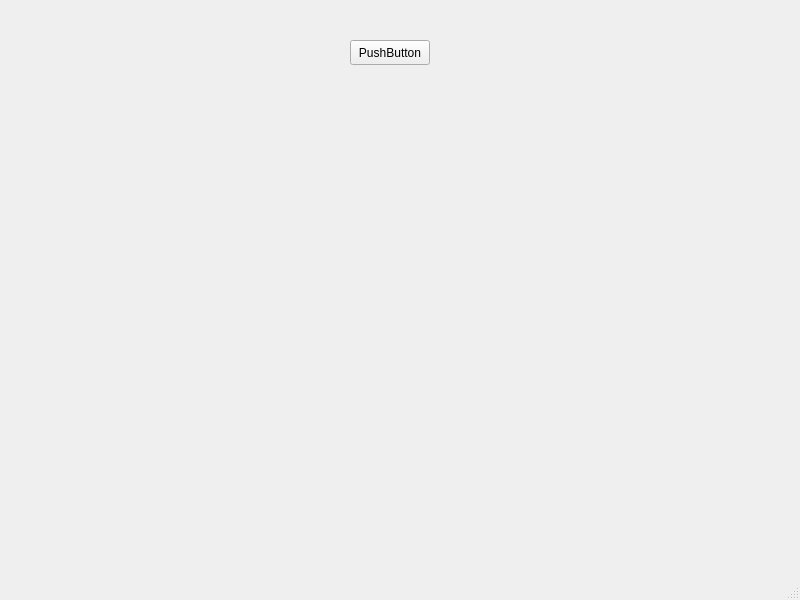
<?xml version="1.0" encoding="UTF-8"?>
<ui version="4.0">
 <class>MainWindow</class>
 <widget class="QMainWindow" name="MainWindow">
  <property name="geometry">
   <rect>
    <x>0</x>
    <y>0</y>
    <width>800</width>
    <height>600</height>
   </rect>
  </property>
  <property name="windowTitle">
   <string>MainWindow</string>
  </property>
  <widget class="QWidget" name="centralwidget">
   <widget class="QWidget" name="widget" native="true">
    <property name="geometry">
     <rect>
      <x>0</x>
      <y>0</y>
      <width>291</width>
      <height>581</height>
     </rect>
    </property>
   </widget>
   <widget class="QPushButton" name="pushButton">
    <property name="geometry">
     <rect>
      <x>350</x>
      <y>40</y>
      <width>80</width>
      <height>25</height>
     </rect>
    </property>
    <property name="text">
     <string>PushButton</string>
    </property>
   </widget>
  </widget>
  <widget class="QMenuBar" name="menubar">
   <property name="geometry">
    <rect>
     <x>0</x>
     <y>0</y>
     <width>800</width>
     <height>22</height>
    </rect>
   </property>
  </widget>
  <widget class="QStatusBar" name="statusbar"/>
 </widget>
 <resources/>
 <connections/>
</ui>
